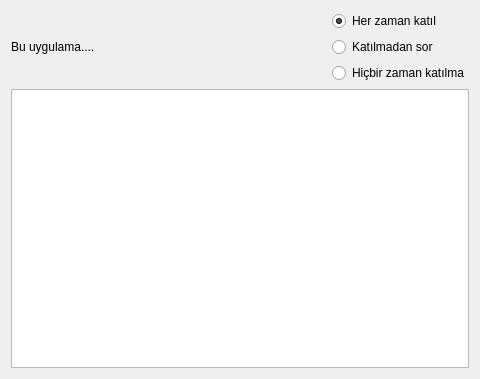
<?xml version="1.0" encoding="UTF-8"?>
<ui version="4.0">
 <class>mainManager</class>
 <widget class="QWidget" name="mainManager">
  <property name="geometry">
   <rect>
    <x>0</x>
    <y>0</y>
    <width>480</width>
    <height>379</height>
   </rect>
  </property>
  <property name="windowTitle">
   <string>Form</string>
  </property>
  <property name="windowIcon">
   <iconset resource="data.qrc">
    <normaloff>:/user_study.png</normaloff>:/user_study.png</iconset>
  </property>
  <layout class="QGridLayout" name="gridLayout_2">
   <item row="0" column="0">
    <layout class="QGridLayout" name="gridLayout">
     <item row="0" column="1">
      <widget class="QRadioButton" name="alwaysHelp">
       <property name="text">
        <string>Her zaman katıl</string>
       </property>
       <property name="checked">
        <bool>true</bool>
       </property>
      </widget>
     </item>
     <item row="1" column="0">
      <widget class="QLabel" name="welcomeUser">
       <property name="sizePolicy">
        <sizepolicy hsizetype="Expanding" vsizetype="Preferred">
         <horstretch>0</horstretch>
         <verstretch>0</verstretch>
        </sizepolicy>
       </property>
       <property name="text">
        <string>Bu uygulama....</string>
       </property>
      </widget>
     </item>
     <item row="1" column="1">
      <widget class="QRadioButton" name="askToHelp">
       <property name="text">
        <string>Katılmadan sor</string>
       </property>
      </widget>
     </item>
     <item row="2" column="1">
      <widget class="QRadioButton" name="rejectHelp">
       <property name="text">
        <string>Hiçbir zaman katılma</string>
       </property>
      </widget>
     </item>
    </layout>
   </item>
   <item row="1" column="0">
    <widget class="QListWidget" name="surveyList">
     <property name="enabled">
      <bool>true</bool>
     </property>
     <property name="font">
      <font>
       <weight>50</weight>
       <bold>false</bold>
      </font>
     </property>
     <property name="styleSheet">
      <string notr="true"/>
     </property>
     <property name="editTriggers">
      <set>QAbstractItemView::NoEditTriggers</set>
     </property>
     <property name="alternatingRowColors">
      <bool>true</bool>
     </property>
     <property name="iconSize">
      <size>
       <width>32</width>
       <height>32</height>
      </size>
     </property>
     <property name="verticalScrollMode">
      <enum>QAbstractItemView::ScrollPerItem</enum>
     </property>
    </widget>
   </item>
  </layout>
 </widget>
 <resources>
  <include location="data.qrc"/>
 </resources>
 <connections/>
</ui>
